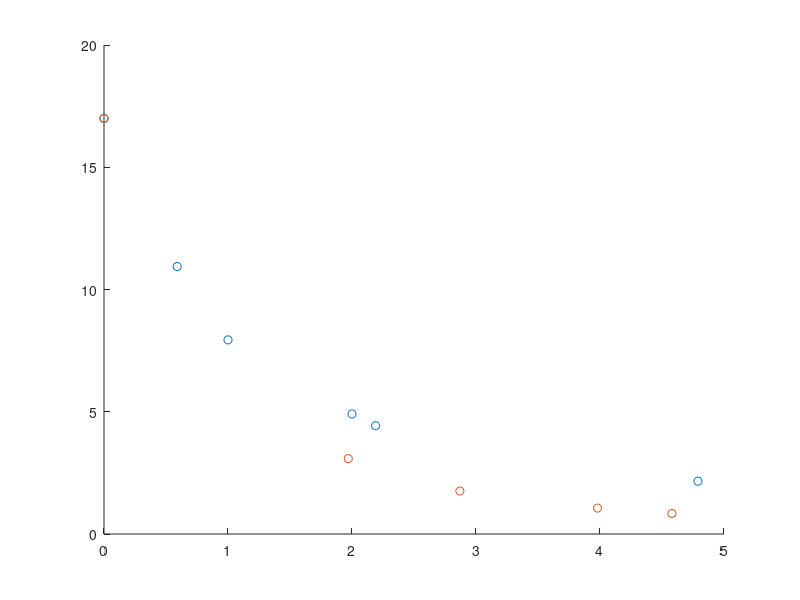

Reproduce this figure in MATLAB.
clear
clc
warning('off','all')


arrx1 = [0.89,1.48,1.89,2.89,3.08,5.68]; %10kpa
arry1 = [0.92,6.98,9.98,13.01,13.49,15.76]; %10kpa

arrx2 = [0.41, 2.38, 3.28, 4.39, 4.99];
arry2 = [0.76, 14.68, 16, 16.7,16.92];

arrx1 = arrx1 - arrx1(1); arrx2 = arrx2 - arrx2(1);
arry1 = 17 - (arry1-arry1(1)); arry2 = 17 - (arry2-arry2(1));

z = linspace(0,5,1)

scatter(arrx1,arry1)
hold on
scatter(arrx2,arry2)